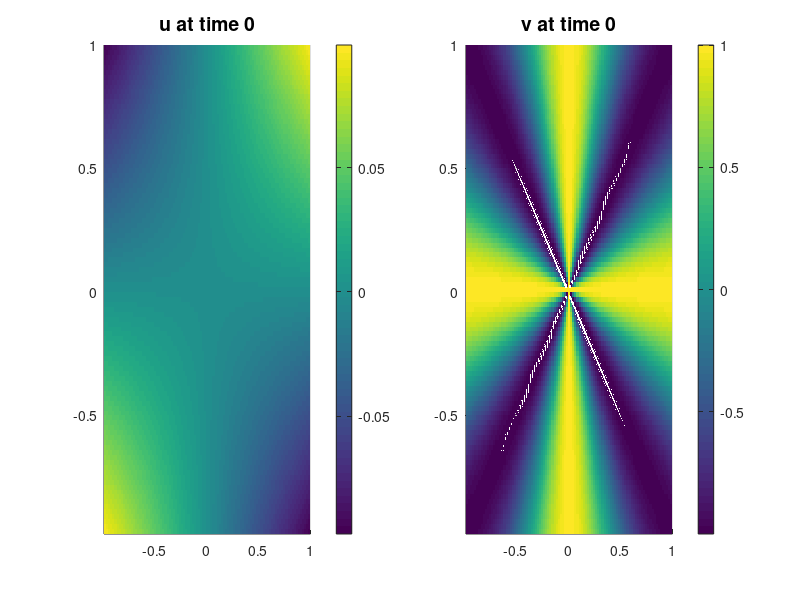

This figure's MATLAB source: (Note: this script raises an error after producing the figure.)
%% Gray-Scott Equation         
% on a rectangle [-L, L] x [-L L]
%% Computational parameters    
Nx = 100;     Ny = 100;        % Grid size
Ntime = 3e3;  plotgap = 30;    % Number of time steps
Lx = 1;  Ly = 1;               % Domain size
Tfinal = 300;                  % Length of the simulation
dx = 2*Lx/Nx; dy = 2*Ly/Ny;    % Spatial resolutions
dt = Tfinal/Ntime;             % Temporal resolution
%% Physical parameters         
eps1 = 1/900;      eps2 = 1/2700; 
F = 0.054;         k = 0.063;
%% Grids                       
x = dx-Lx:dx:Lx;
y = dy-Ly:dy:Ly;
[X, Y] = meshgrid(x, y);      
XX = X(:);  YY = Y(:); 
%% Initial Condition           
u = besselj(1, (XX.^2 + YY.^2)/10).*sin(2*atan2(YY, XX)); 
v = besselj(0, (XX.^2 + YY.^2)/10).*cos(4*atan2(YY, XX)); 
%% Operators                   
Ix = speye(Nx);        Iy = speye(Ny);       I = kron(Ix, Iy);
Dxx = (circshift(Ix, [1, 0]) - 2*Ix + circshift(Ix, [-1, 0]))/(dx^2);
Dyy = (circshift(Iy, [1, 0]) - 2*Iy + circshift(Iy, [-1, 0]))/(dy^2);  
Lap = kron(Ix, Dyy) + kron(Dxx, Iy); 
[Low1, Up1] = lu(I - eps1*dt*Lap);   [Low2, Up2] = lu(I - eps2*dt*Lap);
%% Initial Plot                
fig1 = figure(1); 
s1 = subplot(1, 2, 1);
%[~, h1] = contourf(x, y, reshape(u, Nx, Ny), 20, 'linecolor', 'none');
h1 = surf(x, y, reshape(u, Nx, Ny), 'edgecolor', 'none'); view([0 90])
colorbar, title('u at time 0', 'Fontsize', 14), axis([dx-Lx Lx dy-Ly Ly])
s2 = subplot(1, 2, 2);
%[~, h2] = contourf(x, y, reshape(v, Nx, Ny), 20, 'linecolor', 'none');
h2 = surf(x, y, reshape(v, Nx, Ny), 'edgecolor', 'none'); view([0 90])
colorbar, title('v at time 0', 'Fontsize', 14), axis([dx-Lx Lx dy-Ly Ly])
%% Time Integration            
%vidObj = VideoWriter(sprintf('Gray_Scott_Equation_F%1.4f_k%1.4f_.avi',...
 %   F, k));                               % Creating video file
%vidObj.FrameRate = 10;  open(vidObj);     % Opening video file
tic
for t = 1:Ntime         
    unew = Up1\(Low1\(u - dt*u.*(v.^2) + dt*F*(1-u)));
    vnew = Up2\(Low2\(v + dt*u.*(v.^2) - dt*(k+F)*v));
    u = unew;     v = vnew;  
    if mod(t, plotgap) == 0             % Plotting
        h1.ZData = reshape(u, Nx, Ny);
        h2.ZData = reshape(v, Nx, Ny);
        title(s1, sprintf('u at time %3.1f', t*dt))
        title(s2, sprintf('v at time %3.1f', t*dt))
        drawnow%, writeVideo(vidObj, getframe(fig1));
    end
end
fprintf('Time integration took %2.1f seconds \n', toc)%, close(vidObj);